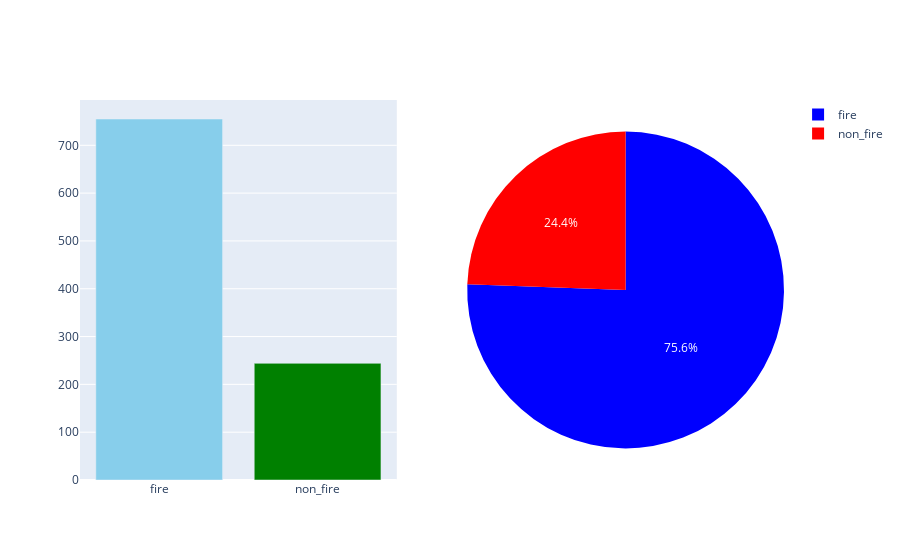

Notebook source saved alongside this figure:
### Markdown cell above
**The shuffling has taken place well.**

**Let's visualize the countplot of the data**

### Code cell
fig = make_subplots(rows=1, cols=2, specs=[[{"type": "xy"}, {"type": "pie"}]])


fig.add_trace(go.Bar(x =df['label'].value_counts().index,y=df['label'].value_counts().to_numpy(),marker_color=['skyblue','green'],showlegend=False),row=1,col=1)

fig.add_trace(go.Pie(
     values=df['label'].value_counts().to_numpy(),
     labels=df['label'].value_counts().index,
    marker=dict(colors=['blue','red'])),
    row=1, col=2)

### Figure 1 — Plotly figure (JSON) as saved in the notebook; plotly's stock layout.template omitted (floating-point values rounded to 4 significant figures)
{"data": [{"marker": {"color": ["skyblue", "green"]}, "showlegend": false, "type": "bar", "x": ["fire", "non_fire"], "xaxis": "x", "y": [755, 244], "yaxis": "y"}, {"domain": {"x": [0.55, 1], "y": [0, 1]}, "labels": ["fire", "non_fire"], "marker": {"colors": ["blue", "red"]}, "type": "pie", "values": [755, 244]}], "layout": {"xaxis": {"anchor": "y", "domain": [0, 0.45]}, "yaxis": {"anchor": "x", "domain": [0, 1]}}}
